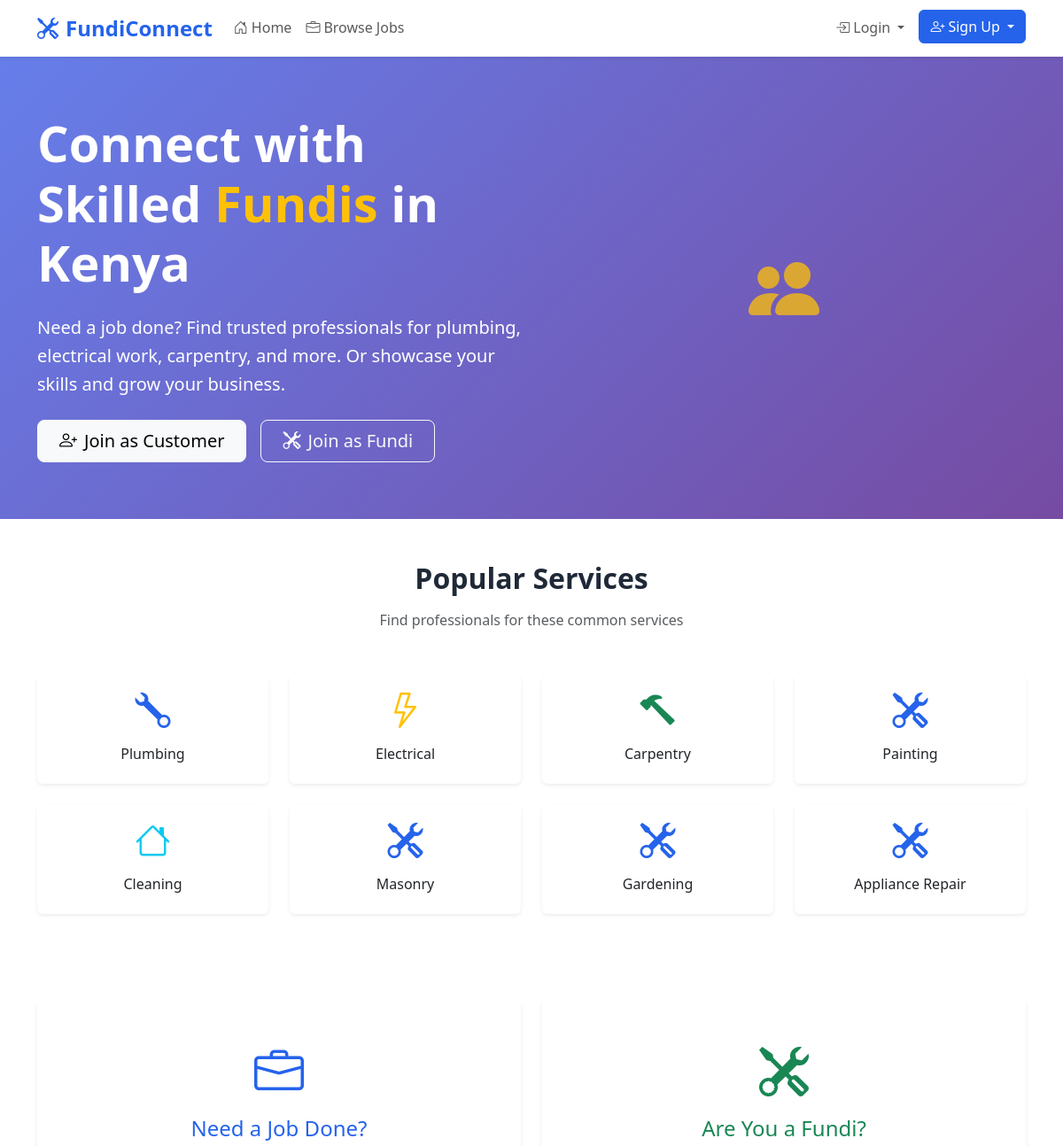
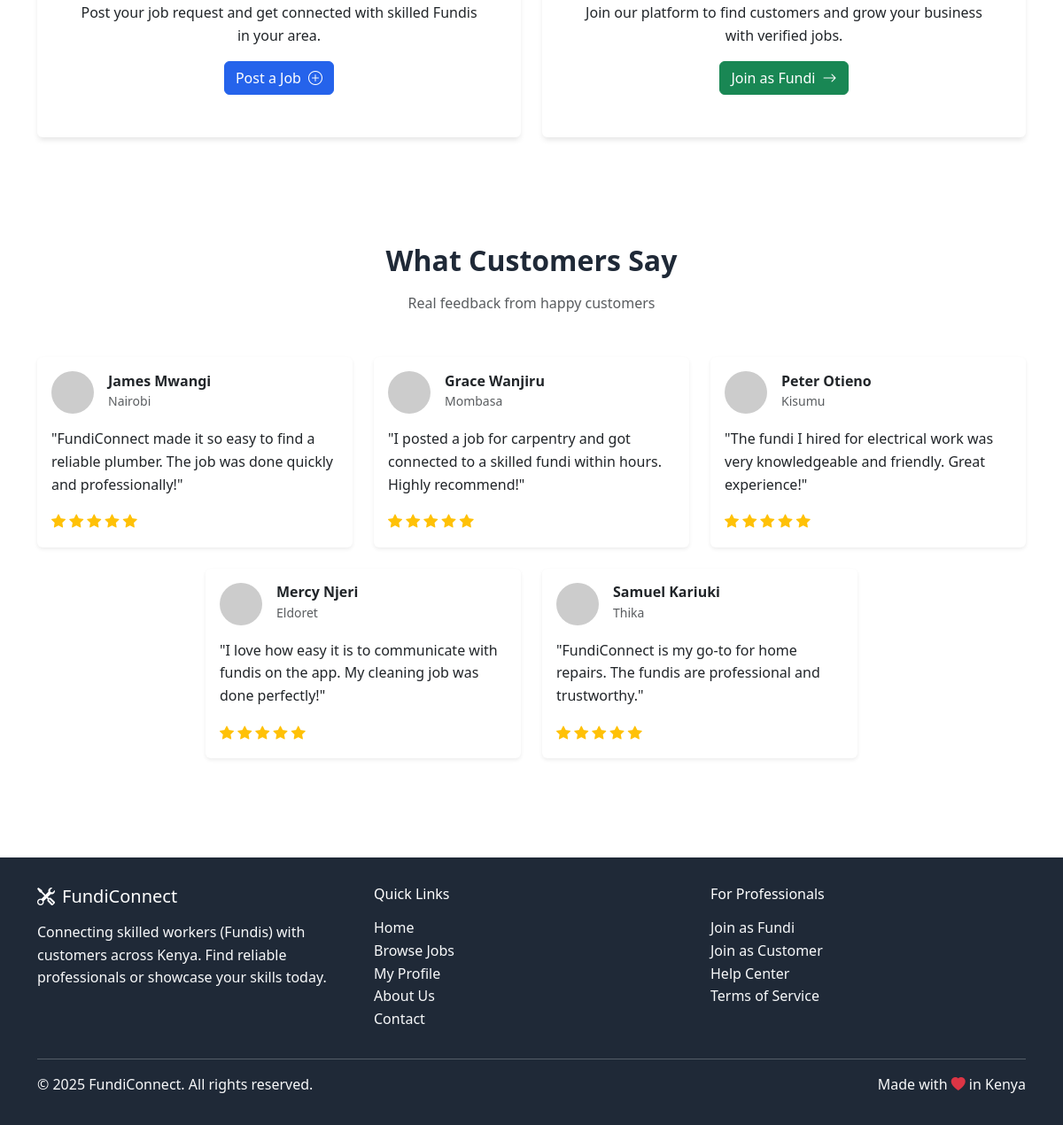
The page / on the database its author committed (2 pictures, top to bottom).
### jobs/models.py (models this page shows, shortened)
class Category(models.Model):
    name = models.CharField(max_length=50, unique=True)
    description = models.TextField(blank=True)
    created_at = models.DateTimeField(auto_now_add=True)
    class Meta:
        verbose_name_plural = "Categories"

### core/views.py (the view, shortened to what this page needs)
# urls.py: path('', views.dashboard, name='dashboard'),
def dashboard(request):
    if not request.user.is_authenticated:
        jobs = Job.objects.filter(status='open').order_by('-created_at')[:6]
        categories = Category.objects.all()[:8]
        return render(request, 'core/landing.html', {
            'jobs': jobs,
            'categories': categories
        })

### templates/core/landing.html (shortened to what this page needs)
{% extends 'base/base.html' %}
{% block content %}
<section class="hero-section">
    <div class="container">
        <div class="row align-items-center">
            <div class="col-lg-6">
                <h1 class="display-4 fw-bold mb-4">
                    Connect with Skilled <span class="text-warning">Fundis</span> in Kenya
                </h1>
                <p class="lead mb-4">
                    Need a job done? Find trusted professionals for plumbing, electrical work, carpentry,
                    and more. Or showcase your skills and grow your business.
                </p>
                <div class="d-flex flex-column flex-md-row gap-3">
                    <a href="{% url 'customer_signup' %}" class="btn btn-light btn-lg px-4">
                        <i class="bi bi-person-plus me-2"></i>Join as Customer
                    </a>
                    <a href="{% url 'account_signup' %}" class="btn btn-outline-light btn-lg px-4">
                        <i class="bi bi-tools me-2"></i>Join as Fundi
                    </a>
                </div>
            </div>
            <div class="col-lg-6 mt-5 mt-lg-0">
                <div class="text-center">
                    <i class="bi bi-people-fill display-1 text-warning opacity-75"></i>
                </div>
            </div>
        </div>
    </div>
</section>
<section class="py-5" id="popular-services">
    <div class="container">
        <div class="text-center mb-5">
            <h2 class="fw-bold mb-3">Popular Services</h2>
            <p class="text-muted">Find professionals for these common services</p>
        </div>
        <div class="row g-4">
            {% if categories %}
                {% for category in categories %}
                <div class="col-md-3 col-6">
                    <div class="card h-100 text-center border-0 shadow-sm">
                        <div class="card-body">
                            <div class="mb-3">
                                {% if category.name == 'Plumbing' %}
                                    <i class="bi bi-wrench display-6 text-primary"></i>
                                {% elif category.name == 'Electrical' %}
                                    <i class="bi bi-lightning display-6 text-warning"></i>
                                {% elif category.name == 'Carpentry' %}
                                    <i class="bi bi-hammer display-6 text-success"></i>
                                {% elif category.name == 'Cleaning' %}
                                    <i class="bi bi-house display-6 text-info"></i>
                                {% else %}
                                    <i class="bi bi-tools display-6 text-primary"></i>
                                {% endif %}
                            </div>
                            <h6 class="card-title">{{ category.name }}</h6>
                        </div>
                    </div>
                </div>
                {% endfor %}
            {% endif %}
        </div>
    </div>
</section>
<section class="py-5">
    <div class="container">
        <div class="row">
            <div class="col-lg-6 mb-4">
                <div class="card border-primary h-100">
                    <div class="card-body text-center p-5">
                        <div class="mb-3">
                            <i class="bi bi-briefcase display-4 text-primary"></i>
                        </div>
                        <h4 class="card-title text-primary">Need a Job Done?</h4>
                        <p class="card-text">Post your job request and get connected with skilled Fundis in your area.</p>
                        <a href="{% url 'customer_signup' %}" class="btn btn-primary">
                            Post a Job <i class="bi bi-plus-circle ms-1"></i>
                        </a>
                    </div>
                </div>
            </div>
            <div class="col-lg-6 mb-4">
                <div class="card border-success h-100">
                    <div class="card-body text-center p-5">
                        <div class="mb-3">
                            <i class="bi bi-tools display-4 text-success"></i>
                        </div>
                        <h4 class="card-title text-success">Are You a Fundi?</h4>
                        <p class="card-text">Join our platform to find customers and grow your business with verified jobs.</p>
                        <a href="{% url 'account_signup' %}" class="btn btn-success">
                            Join as Fundi <i class="bi bi-arrow-right ms-1"></i>
                        </a>
                    </div>
                </div>
            </div>
        </div>
    </div>
</section>
<section class="py-5 bg-white">
    <div class="container">
        <div class="text-center mb-5">
            <h2 class="fw-bold mb-3">What Customers Say</h2>
            <p class="text-muted">Real feedback from happy customers</p>
        </div>
        <div class="row g-4 justify-content-center">
            <div class="col-md-6 col-lg-4">
                <div class="card h-100 border-0 shadow-sm">
                    <div class="card-body">
                        <div class="d-flex align-items-center mb-3">
                            <img src="https://randomuser.me/api/portraits/men/32.jpg" alt="Customer" class="rounded-circle me-3" width="48" height="48">
                            <div>
                                <h6 class="mb-0 fw-bold">James Mwangi</h6>
                                <small class="text-muted">Nairobi</small>
                            </div>
                        </div>
                        <p class="card-text">"FundiConnect made it so easy to find a reliable plumber. The job was done quickly and professionally!"</p>
                        <div class="text-warning">
                            <i class="bi bi-star-fill"></i>
                            <i class="bi bi-star-fill"></i>
                            <i class="bi bi-star-fill"></i>
                            <i class="bi bi-star-fill"></i>
                            <i class="bi bi-star-fill"></i>
                        </div>
                    </div>
                </div>
            </div>
            <div class="col-md-6 col-lg-4">
                <div class="card h-100 border-0 shadow-sm">
                    <div class="card-body">
                        <div class="d-flex align-items-center mb-3">
                            <img src="https://randomuser.me/api/portraits/women/44.jpg" alt="Customer" class="rounded-circle me-3" width="48" height="48">
                            <div>
                                <h6 class="mb-0 fw-bold">Grace Wanjiru</h6>
                                <small class="text-muted">Mombasa</small>
                            </div>
                        </div>
                        <p class="card-text">"I posted a job for carpentry and got connected to a skilled fundi within hours. Highly recommend!"</p>
                        <div class="text-warning">
                            <i class="bi bi-star-fill"></i>
                            <i class="bi bi-star-fill"></i>
                            <i class="bi bi-star-fill"></i>
                            <i class="bi bi-star-fill"></i>
                            <i class="bi bi-star-fill"></i>
                        </div>
                    </div>
                </div>
            </div>
            <div class="col-md-6 col-lg-4">
                <div class="card h-100 border-0 shadow-sm">
                    <div class="card-body">
                        <div class="d-flex align-items-center mb-3">
                            <img src="https://randomuser.me/api/portraits/men/65.jpg" alt="Customer" class="rounded-circle me-3" width="48" height="48">
                            <div>
                                <h6 class="mb-0 fw-bold">Peter Otieno</h6>
                                <small class="text-muted">Kisumu</small>
                            </div>
                        </div>
                        <p class="card-text">"The fundi I hired for electrical work was very knowledgeable and friendly. Great experience!"</p>
                        <div class="text-warning">
                            <i class="bi bi-star-fill"></i>
                            <i class="bi bi-star-fill"></i>
                            <i class="bi bi-star-fill"></i>
                            <i class="bi bi-star-fill"></i>
                            <i class="bi bi-star-fill"></i>
                        </div>
                    </div>
                </div>
            </div>
            <div class="col-md-6 col-lg-4">
                <div class="card h-100 border-0 shadow-sm">
                    <div class="card-body">
                        <div class="d-flex align-items-center mb-3">
                            <img src="https://randomuser.me/api/portraits/women/68.jpg" alt="Customer" class="rounded-circle me-3" width="48" height="48">
                            <div>
                                <h6 class="mb-0 fw-bold">Mercy Njeri</h6>
                                <small class="text-muted">Eldoret</small>
                            </div>
                        </div>
                        <p class="card-text">"I love how easy it is to communicate with fundis on the app. My cleaning job was done perfectly!"</p>
                        <div class="text-warning">
                            <i class="bi bi-star-fill"></i>
                            <i class="bi bi-star-fill"></i>
                            <i class="bi bi-star-fill"></i>
                            <i class="bi bi-star-fill"></i>
                            <i class="bi bi-star-fill"></i>
                        </div>
                    </div>
                </div>
            </div>
            <div class="col-md-6 col-lg-4">
                <div class="card h-100 border-0 shadow-sm">
                    <div class="card-body">
                        <div class="d-flex align-items-center mb-3">
                            <img src="https://randomuser.me/api/portraits/men/21.jpg" alt="Customer" class="rounded-circle me-3" width="48" height="48">
                            <div>
                                <h6 class="mb-0 fw-bold">Samuel Kariuki</h6>
                                <small class="text-muted">Thika</small>
                            </div>
                        </div>
                        <p class="card-text">"FundiConnect is my go-to for home repairs. The fundis are professional and trustworthy."</p>
                        <div class="text-warning">
                            <i class="bi bi-star-fill"></i>
                            <i class="bi bi-star-fill"></i>
                            <i class="bi bi-star-fill"></i>
                            <i class="bi bi-star-fill"></i>
                            <i class="bi bi-star-fill"></i>
                        </div>
                    </div>
                </div>
            </div>
        </div>
    </div>
</section>
{% endblock %}

### templates/base/base.html (style rules this page uses)
:root { --primary-color: #2563eb; --primary-dark: #1d4ed8; --secondary-color: #10b981; --accent-color: #f59e0b; --text-dark: #1f2937; --text-light: #6b7280; }
body { font-family: 'Segoe UI', Tahoma, Geneva, Verdana, sans-serif; line-height: 1.6; color: var(--text-dark); }
.btn-primary { background-color: var(--primary-color); border-color: var(--primary-color); }
.text-primary { color: var(--primary-color) !important; }
.hero-section { background: linear-gradient(135deg, #667eea 0%, #764ba2 100%); color: white; padding: 4rem 0; }
.card { border: none; box-shadow: 0 4px 6px -1px rgba(0, 0, 0, 0.1); transition: transform 0.2s, box-shadow 0.2s; }

### rows shown on the page
Category: name "Plumbing"
Category: name "Electrical"
Category: name "Carpentry"
Category: name "Painting"
Category: name "Cleaning"
Category: name "Masonry"
Category: name "Gardening"
Category: name "Appliance Repair"
